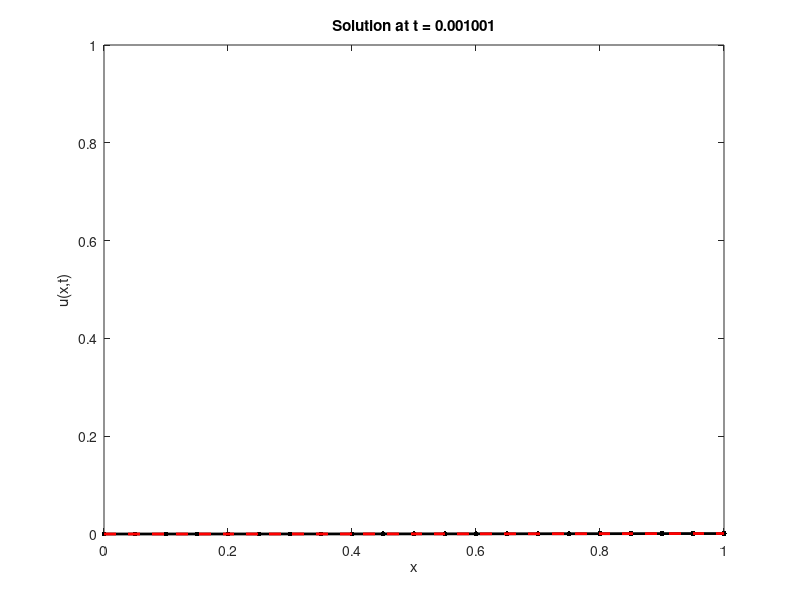
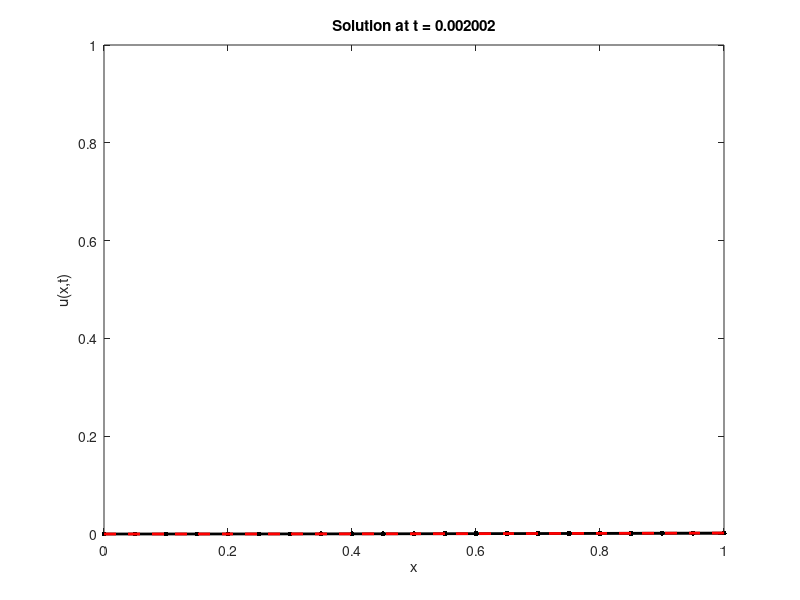
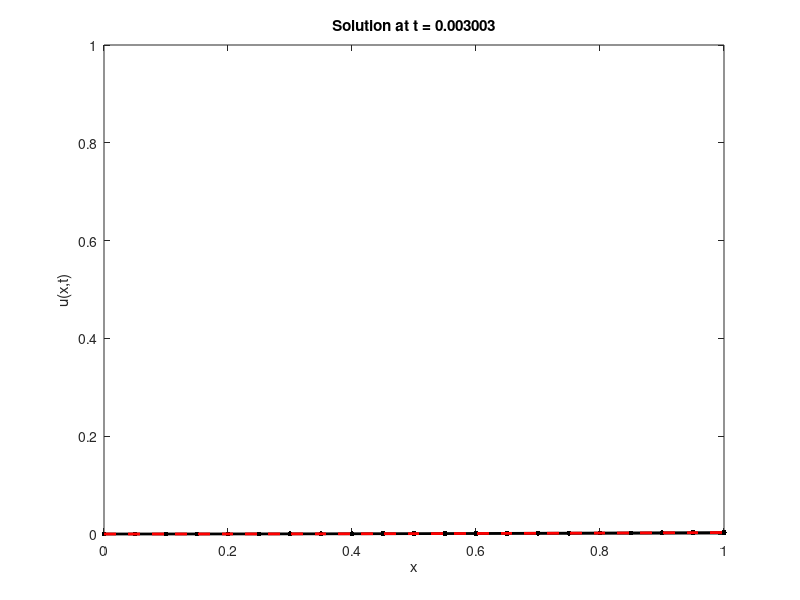
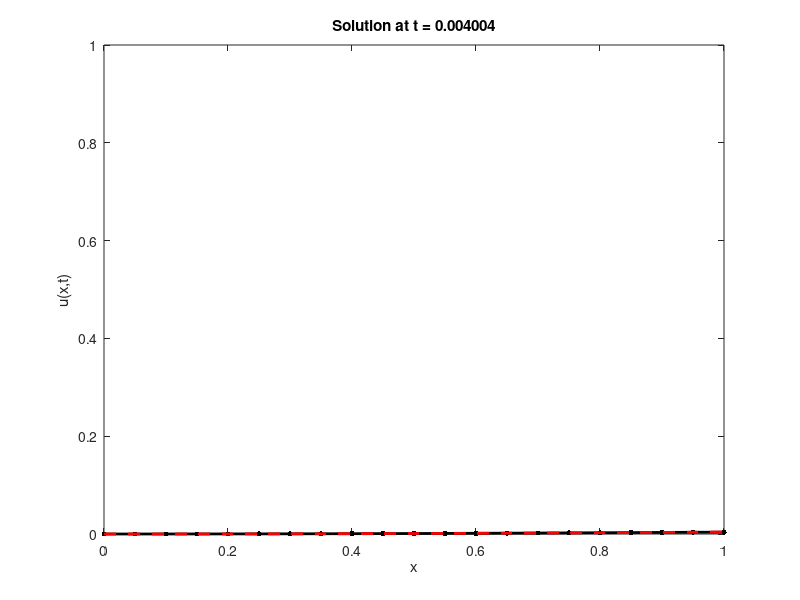

Source code (MATLAB) for these figures, in order: (Note: a time limit stopped this script after it produced the figures.)
% Parameters
L = 1;             % Length of the domain
T = 1;          % Time duration
Nx = 21;           % Number of space grid points
Nt = 1000;          % Number of time steps
dx = L / (Nx - 1); % Space step size
dt = T / Nt;       % Time step size
alpha = dt / (dx^2); % Stability condition (alpha <= 0.5)
 
% Initializing the grid
x = linspace(0, L, Nx); % Space grid
t = linspace(0, T, Nt); % Time grid
u = zeros(Nx, Nt);      % Solution matrix initialized to 0
 
% Time-stepping loop
for n = 1:Nt-1
    % Update the interior points using FTCS scheme
    for i = 2:Nx-1
        u(i, n+1) = u(i, n) + alpha * (u(i+1, n) - 2*u(i, n) + u(i-1, n)) ...
                    + dt * (x(i)^2 * cos(t(n)) - 2 * sin(t(n)));
    end
    % Apply boundary conditions
    u(1, n+1) = 0; % u(0, t) = 0
    % Apply Neumann boundary condition at x = 1
    u(Nx, n+1) = u(Nx-1, n+1) + 2 * sin(t(n)) * dx; % du/dx = 2*sin(t)
    % Apply Dirichlet boundary condition at x = 1
%     u(Nx, n+1) = x(Nx)^2*sin(n*dt);
    % Plot and save snapshot at each time step
    figure('Visible', 'off'); % Prevent displaying during iteration
    plot(x, u(:, n+1), '-k.', 'LineWidth', 2,'MarkerSize',12);
    hold on
    plot(x,x.^2*sin(n*dt),'--r', 'LineWidth', 2)
    title(['Solution at t = ', num2str(t(n+1))]);
    xlim([0,1])
    ylim([0,1])
    xlabel('x');
    ylabel('u(x,t)');
    saveas(gcf, ['./pics/snapshot_t', sprintf('%05d', n+1), '.png']);
    close; % Close the figure to save memory
end
